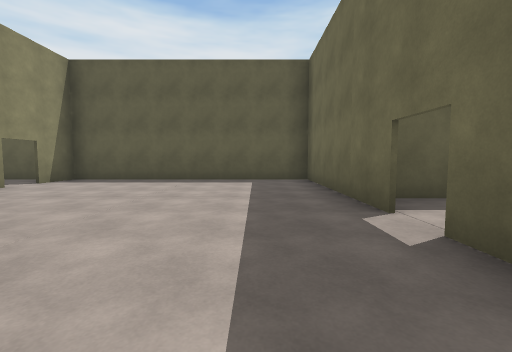
[1] (above)

19 first-person views from a walk through a Unity game level. The camera is 1.3 m above the floor, tilts 4° down and sees 90° across. Doors are open. The floor is counted in squares, 2.4 m on a side. Each view is taken from the middle of a square. On the plan, view 1 faces up. The plan holds only what a view shows up to about 9 squares ahead; the rest is blank. The place goes on beyond the plan. The player is left out. Some animated figures are not drawn.

[2]
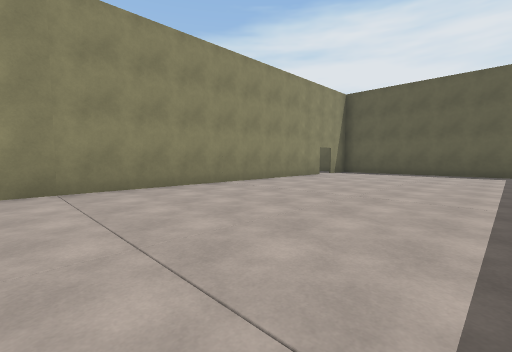

[3]
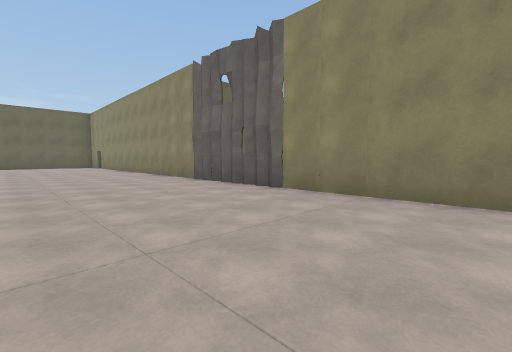

[4]
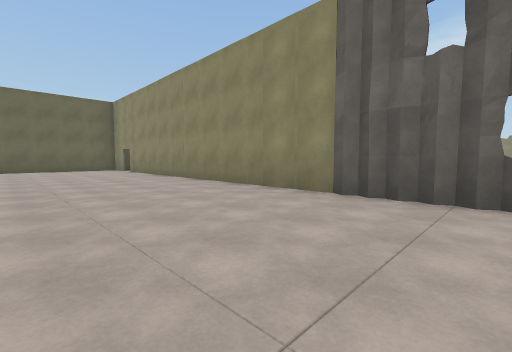

[5]
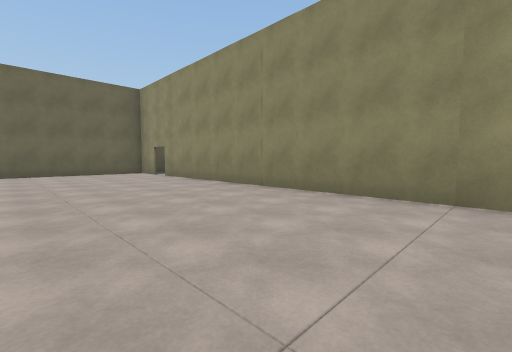

[6]
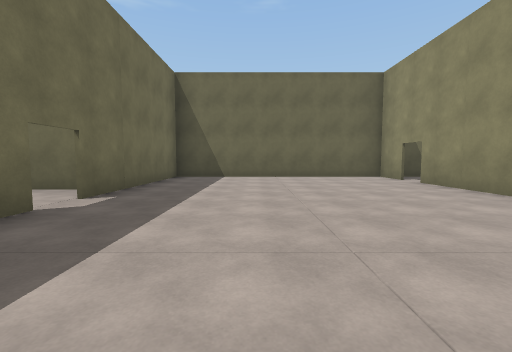

[7]
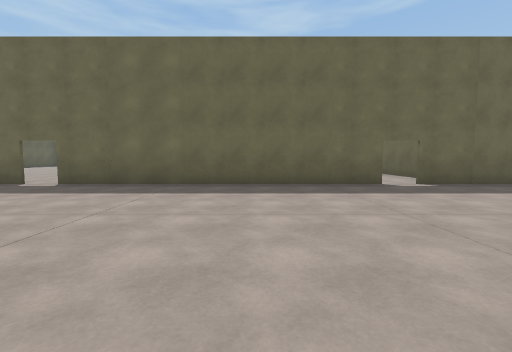

[8]
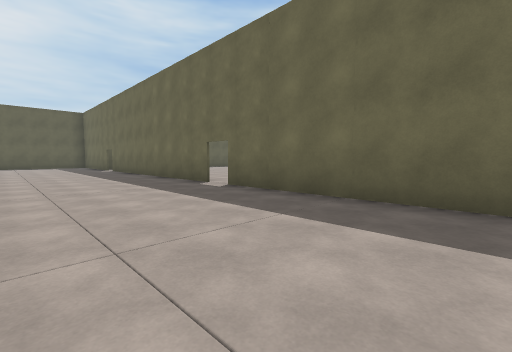

[9]
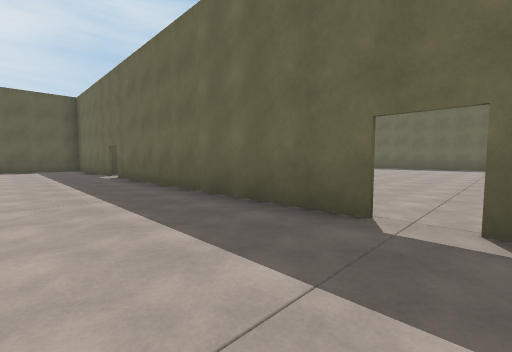

[10]
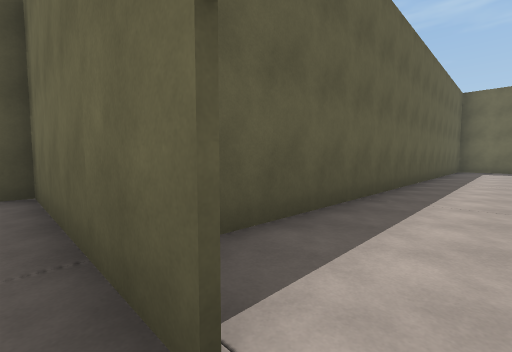

[11]
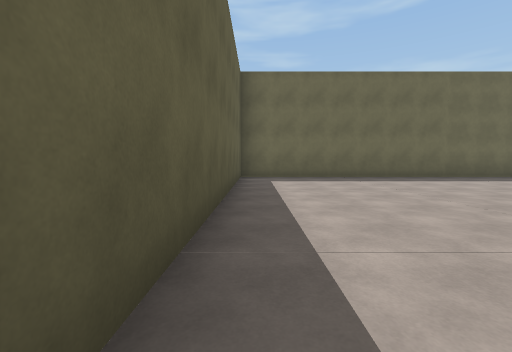

[12]
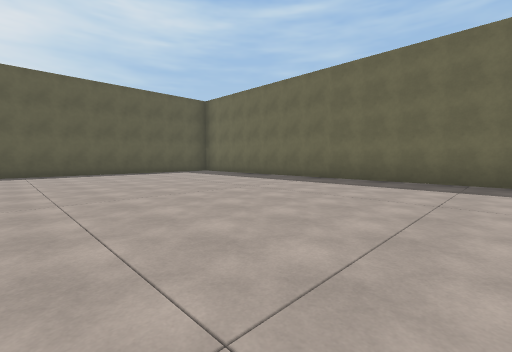

[13]
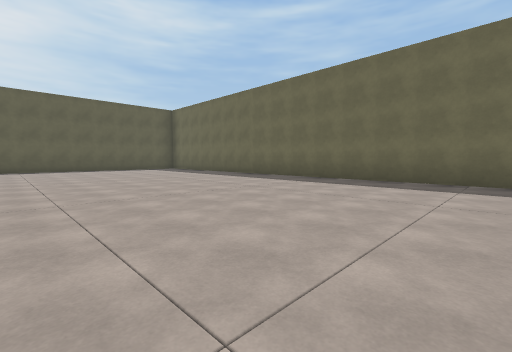

[14]
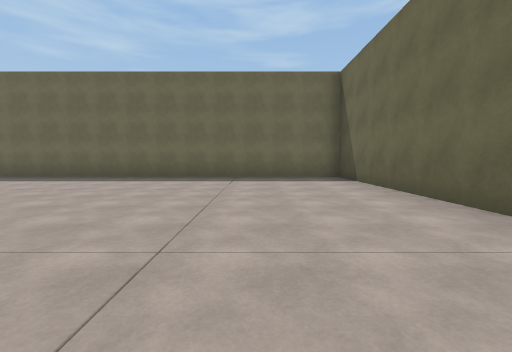

[15]
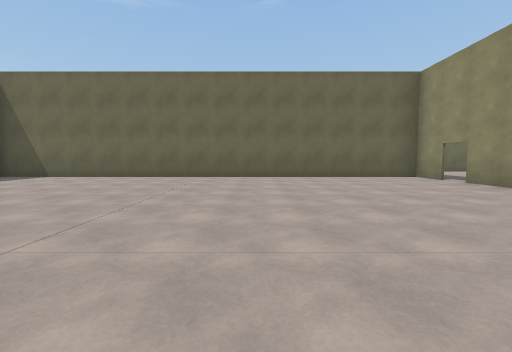

[16]
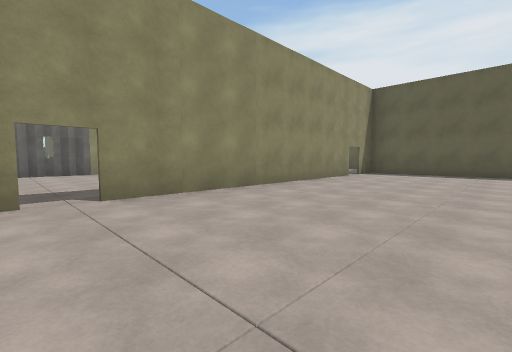

[17]
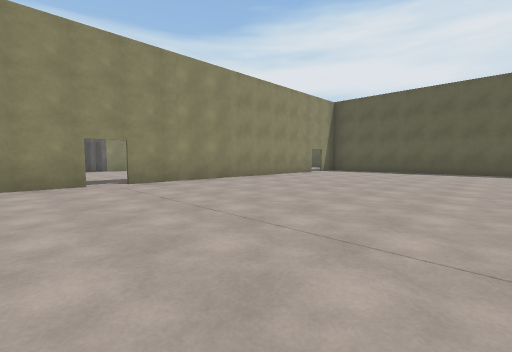

[18]
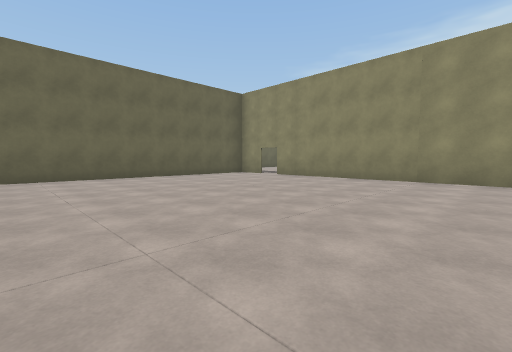

[19]
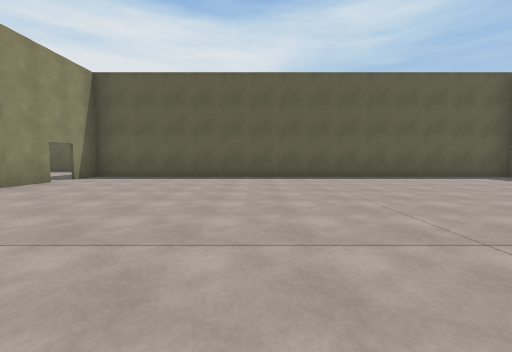

### Floor plan
Points are (right, up) in squares from view 1. A wall is a line through its corners. A room is listed if a view was taken in it or the views show most of it. See-through windows are left out.
Room 1 (views 1, 2, 3, 4, 5, 6, 7, 8, 9, 10)
walls: (-4.6, -6.9) (-4.6, -15.6); (1.3, -5.2) (1.3, 1.8); (1.3, 2.4) (1.3, 6.5) (-4.6, 6.5) (-4.6, 5.4); (1.3, -12.8) (1.3, -5.9); (-4.6, 4.8) (-4.6, -4); (-4.6, -16.4) (-4.6, -17.5); (-5.9, -17.4) (1.3, -17.4) (1.3, -13.4)
ways out: opening at (1, -13) to room 2; opening at (2, 2) to room 2; gap at (1, -5.5) to room 2; opening at (-5, -16); opening at (-5, 5)
Room 2 (views 11, 12, 13, 14, 15, 16, 17, 18, 19)
walls: (1.4, -5.8) (1.4, -12.6); (1.4, -13.4) (1.4, -14.4) (13.4, -14.4) (13.4, 3.4) (1.4, 3.4) (1.4, 2.5); (1.4, 1.8) (1.4, -5.1)
ways out: opening at (1, -13) to room 1; opening at (2, 2) to room 1; gap at (1, -5.5) to room 1

Positions as (right, up) in squares from view 1, and headings:
1: (0, 0), facing up
2: (0, -3), facing up-left
3: (-1, -1), facing down-left
4: (-1, -5), facing down-left
5: (-1, -8), facing down-left
6: (-1, -10), facing down
7: (-4, -10), facing right
8: (-2, -10), facing up-right
9: (-1, -6), facing up-right
10: (1, 2), facing up-right
11: (6, 3), facing right
12: (7, -6), facing up-right
13: (7, -9), facing up-right
14: (6, -12), facing right
15: (6, -7), facing down
16: (5, -6), facing up-left
17: (7, -7), facing up-left
18: (8, -7), facing down-left
19: (6, -4), facing up
